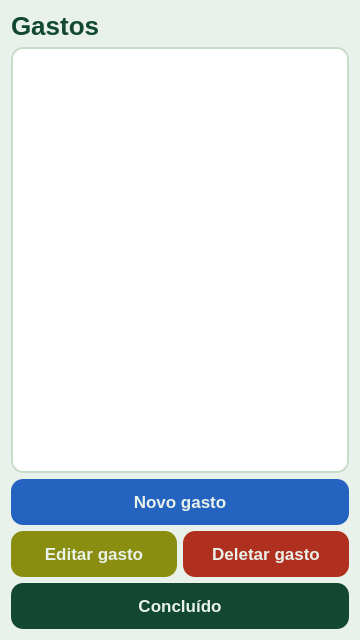
<?xml version="1.0" encoding="UTF-8"?>
<ui version="4.0">
 <class>Form</class>
 <widget class="QWidget" name="Form">
  <property name="geometry"><rect><x>0</x><y>0</y><width>360</width><height>640</height></rect></property>
  <property name="minimumSize"><size><width>360</width><height>640</height></size></property>
  <property name="maximumSize"><size><width>360</width><height>640</height></size></property>
  <property name="windowTitle"><string>Form</string></property>
  <property name="styleSheet">
   <string notr="true">QWidget { background-color: #E9F2EA; font-family: &quot;Roboto Flex&quot;; }
QPushButton { background-color: #124831; color: #E9F2EA; font-family: &quot;Roboto Flex&quot;; font-weight: 700; font-size: 17px; border-radius: 12px; padding: 13px; border: none; }
QPushButton:hover { background-color: #0a3020; }
QPushButton#new_expense_button { background-color: #2563C0; }
QPushButton#update_expense_button { background-color: #8a8e10; }
QPushButton#delete_expense_button { background-color: #b03020; }
QLabel#main_label { font-family: &quot;Roboto Flex&quot;; font-weight: 800; font-size: 26px; color: #124831; }
QListWidget { background-color: #FFFFFF; border: 1.5px solid #c8ddc9; border-radius: 12px; font-size: 14px; padding: 4px; }
QListWidget::item { padding: 10px 8px; border-bottom: 1px solid #e8f0e9; }
QListWidget::item:selected { background-color: #D6E6D4; color: #124831; border-radius: 8px; }</string>
  </property>
  <layout class="QVBoxLayout" name="verticalLayout_2">
   <item>
    <widget class="QLabel" name="main_label">
     <property name="text"><string>Gastos</string></property>
    </widget>
   </item>
   <item>
    <widget class="QListWidget" name="expense_listwidget"/>
   </item>
   <item>
    <widget class="QPushButton" name="new_expense_button">
     <property name="text"><string>Novo gasto</string></property>
    </widget>
   </item>
   <item>
    <layout class="QHBoxLayout" name="horizontalLayout">
     <item>
      <widget class="QPushButton" name="update_expense_button">
       <property name="text"><string>Editar gasto</string></property>
      </widget>
     </item>
     <item>
      <widget class="QPushButton" name="delete_expense_button">
       <property name="text"><string>Deletar gasto</string></property>
      </widget>
     </item>
    </layout>
   </item>
   <item>
    <widget class="QPushButton" name="done_button">
     <property name="text"><string>Concluído</string></property>
    </widget>
   </item>
  </layout>
 </widget>
 <resources/>
 <connections/>
</ui>
